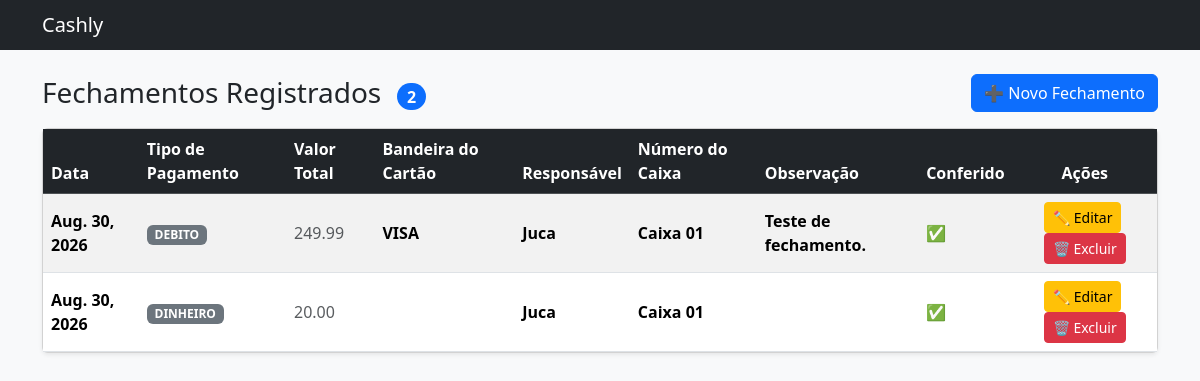
/vendas/, run on an earlier commit of the app's database.
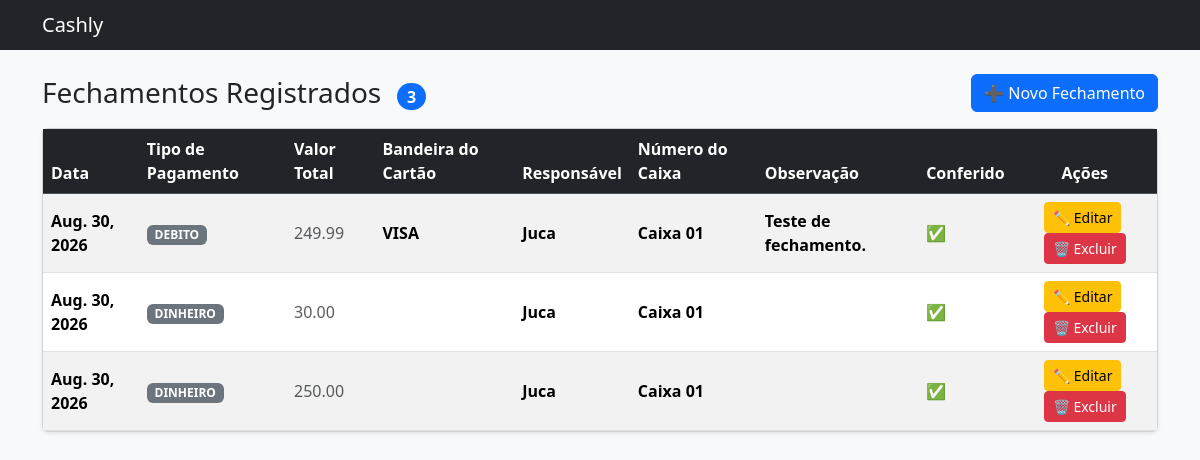
And on a later commit of the database.
### vendas/models.py (models this page shows, shortened)
class Vendas(models.Model):
    data = models.DateField(default=timezone.localdate)
    TIPO_PAGAMENTO = [
        ('DINHEIRO', 'Dinheiro'),
        ('PIX', 'Pix'),
        ('DEBITO', 'Débito'),
        ('CREDITO', 'Crédito'),
    ]
    tipo_pagamento = models.CharField(max_length=10, choices=TIPO_PAGAMENTO)
    valor_total = models.DecimalField(max_digits=10, decimal_places=2)
    BANDEIRA_CARTAO = [
        ('VISA', 'Visa'),
        ('MASTERCARD', 'Mastercard'),
        ('ELO', 'Elo'),
    ]
    bandeira_cartao = models.CharField(max_length=30, choices=BANDEIRA_CARTAO, blank=True)
    responsavel = models.CharField(max_length=100)
    num_caixa =  models.CharField(max_length=20, blank=True)
    obs = models.TextField(blank=True)
    conferido = models.BooleanField(default=False)

### vendas/views.py (the view)
# urls.py: path('', views.listar_vendas, name='listar_vendas'),
def listar_vendas(request):
    vendas = Vendas.objects.all()
    return render(request, 'vendas.html', {'vendas': vendas})

### vendas/templates/vendas.html (shortened to what this page needs)
<!DOCTYPE html>
<html lang="pt-br">
<head>
    <link href="https://cdn.jsdelivr.net/npm/bootstrap@5.3.3/dist/css/bootstrap.min.css" rel="stylesheet">
</head>
<body class="bg-light">
    <nav class="navbar navbar-dark bg-dark mb-4">
        <div class="container">
            <span class="navbar-brand mb-0 h1">Cashly</span>
        </div>
    </nav>
    <main class="container pb-5">
        <div class="d-flex justify-content-between align-items-center mb-3">
            <h1 class="h3 mb-0">Fechamentos Registrados
                <span class="badge bg-primary rounded-pill fs-6 ms-2">{{ vendas|length }}</span>
            </h1>
            <a href="{% url 'criar_vendas' %}" class="btn btn-primary">➕ Novo Fechamento</a>
        </div>
        {% if vendas %}
        <div class="card shadow-sm">
            <div class="table-responsive">
                <table class="table table-striped table-hover align-middle mb-0">
                    <thead class="table-dark">
                        <tr>
                            <th>Data</th>
                            <th>Tipo de Pagamento</th>
                            <th>Valor Total</th>
                            <th>Bandeira do Cartão</th>
                            <th>Responsável</th>
                            <th>Número do Caixa</th>
                            <th>Observação</th>
                            <th>Conferido</th>
                            <th class="text-center">Ações</th>
                        </tr>
                    </thead>
                    <tbody>
                        {% for venda in vendas %}
                        <tr>
                            <td class="fw-semibold">{{ venda.data }}</td>
                            <td><span class="badge bg-secondary">{{ venda.tipo_pagamento }}</span></td>
                            <td class="text-muted">{{ venda.valor_total }}</td>
                            <td class="fw-semibold">{{ venda.bandeira_cartao }}</td>
                            <td class="fw-semibold">{{ venda.responsavel }}</td>
                            <td class="fw-semibold">{{ venda.num_caixa }}</td>
                            <td class="fw-semibold">{{ venda.obs }}</td>
                            <td class="fw-semibold">{% if venda.conferido == True %}✅{% else %}❌{% endif %}</td>
                            <td class="text-center">
                                <a href="{% url 'editar_vendas' venda.pk %}" class="btn btn-sm btn-warning me-1">✏️ Editar</a>
                                <a href="{% url 'excluir_vendas' venda.pk %}" class="btn btn-sm btn-danger">🗑️ Excluir</a>
                            </td>
                        </tr>
                        {% endfor %}
                    </tbody>
                </table>
            </div>
        </div>
        {% else %}
        <div class="alert alert-warning" role="alert">
            Nenhum fechamento registrado ainda.
            <a href="{% url 'criar_vendas' %}" class="alert-link">Cadastre o primeiro!</a>
        </div>
        {% endif %}
    </main>
</body>
</html>

What changed in the data, as far as the page shows it:
changed Vendas (number 2 of 3 on the later page): valor_total "20.00" → "30.00"
added Vendas: data "Aug. 30, 2026", tipo_pagamento "DINHEIRO", valor_total "250.00", responsavel "Juca", num_caixa "Caixa 01"
Also different on the page:
{{ vendas|length }}: "2" → "3"
